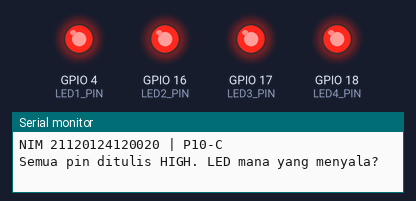
Bench run of a sketch on a simulated ESP32. Shown: output pins drawn as LEDs (lit = HIGH), the last lines printed to the serial monitor.

Above: at 1.0 s.
At 3.0 s:
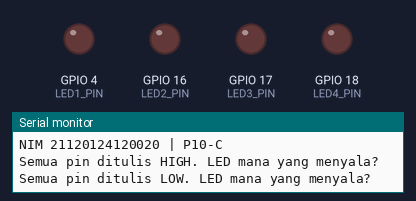
Timing chart, 0 to 5.2 s (numbered marks = the images above):
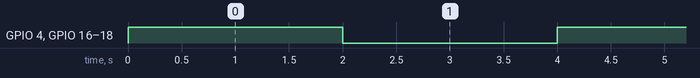

The sketch:

sketch.ino
```cpp
const char NIM[] = "21120124120020";

const int LED1_PIN = 4;   // Source (OUTPUT)
const int LED2_PIN = 16;  // Sink (OUTPUT)
const int LED3_PIN = 17;  // Open-Drain susunan source (OUTPUT_OPEN_DRAIN)
const int LED4_PIN = 18;  // Open-Drain susunan sink (OUTPUT_OPEN_DRAIN)

void setup() {
  Serial.begin(115200);
  Serial.printf("NIM %s | P10-C\n", NIM);

  pinMode(LED1_PIN, OUTPUT);
  pinMode(LED2_PIN, OUTPUT);
  pinMode(LED3_PIN, OUTPUT_OPEN_DRAIN);
  pinMode(LED4_PIN, OUTPUT_OPEN_DRAIN);
}

void loop() {
  digitalWrite(LED1_PIN, HIGH);
  digitalWrite(LED2_PIN, HIGH);
  digitalWrite(LED3_PIN, HIGH);
  digitalWrite(LED4_PIN, HIGH);
  Serial.println("Semua pin ditulis HIGH. LED mana yang menyala?");
  delay(2000);

  digitalWrite(LED1_PIN, LOW);
  digitalWrite(LED2_PIN, LOW);
  digitalWrite(LED3_PIN, LOW);
  digitalWrite(LED4_PIN, LOW);
  Serial.println("Semua pin ditulis LOW. LED mana yang menyala?");
  delay(2000);
}
```

Measured:
- by itself, GPIO 4 (LED1_PIN), GPIO 16 (LED2_PIN), GPIO 17 (LED3_PIN), GPIO 18 (LED4_PIN): alternates HIGH for 2.0 s and LOW for 2.0 s
